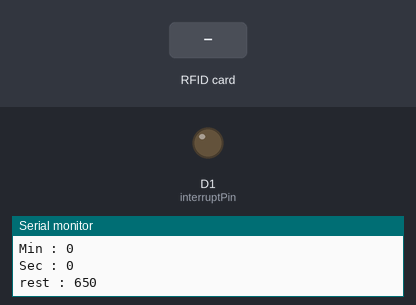
Recording of a sketch running on a simulated ESP8266 (NodeMCU). Shown: output pins drawn as LEDs (lit = HIGH), the last lines printed to the serial monitor. Inputs (shaded band) come from the test bench. WiFi joins after 1.5 s; servers stay silent unless stated; the local clock reads 2024-03-15 10:24:30 at power-on unless the sketch sets it; web services answer with replies made up by the test bench.

Above: at 3.0 s.
3.1 s: RFID card 39 E1 D4 56 held to the reader
At 3.8 s:
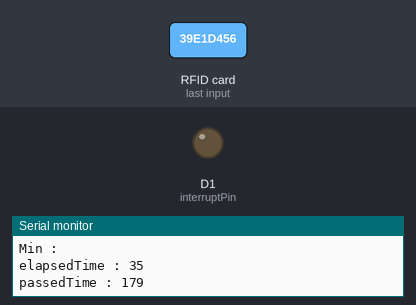
4.7 s: RFID card 59 D7 A2 18 held to the reader
At 5.4 s:
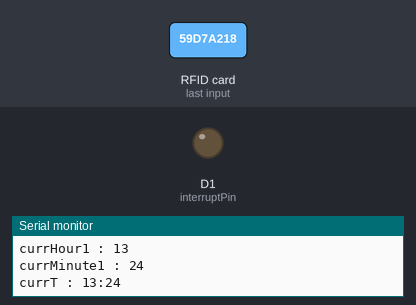
6.5 s: RFID card 5E 7A 19 C4 held to the reader
At 8.1 s:
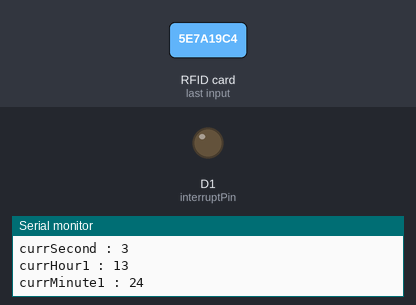
Timing chart, 0 to 9.6 s (numbered marks = the images above; inputs shaded):
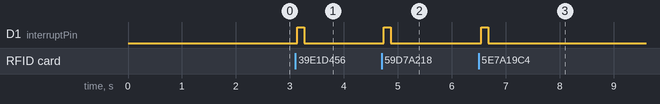

The sketch:

ESP8266_RTC_V2.ino
```cpp
#include <SPI.h>
#include <MFRC522.h>
#include <ESP8266WiFi.h>
#include <ESP8266HTTPClient.h>
#include <ArduinoJson.h>


#define SS_PIN  D8
#define RST_PIN D2

#include <TimeLib.h>
int rest ;
bool noTime = true ;
String UpdatedTime = "00:00";
bool tapSequence = false;
String tappedCard;
unsigned long timeOffset = 0;
String lastReturnedDate = "";
int lastReturnedHour = -1;
bool tagMaster = false ;
String masterTag = "39e1d456";
String masterTag2 = "59d7a218";
String cardUID;
MFRC522 rfid(SS_PIN, RST_PIN);
bool dataSent = false;
bool internetWaiting = false;
bool internetPresent = true;
const byte interruptPin = 5;//for pin D1 ESP
const char* ssid = "CDED";
const char* password = "CDED2024.";
const char* TimeAPI = "http://worldtimeapi.org/api/timezone/Africa/Nairobi";
String utcTime = "00:00";
int t1 = 0;
int t2 = 0;
int t3 = 0;
int dayy = 86400000;//number of millisecond in one day
int currHour;
int currMinute;
int currSecond;
String currMinute1 = "00";
String currHour1 = "00";
String currT = "00:00";


int passedTime;
int Hr;
int Min;
int Sec;


void setup() {
  Serial.begin(9600);
  WiFi.disconnect();
  WiFi.begin(ssid, password);
  pinMode(interruptPin,OUTPUT);
  digitalWrite(interruptPin,LOW);
  Serial.println("Connecting to WiFi");
  internetPresent = ConnectWIFI(10);
  if(internetPresent == false){
    Serial.println("\n not Connected to WiFi network");
    currT = "12:33";
    noTime = true;
  }else{
    Serial.print("IP Address: ");
    Serial.println(WiFi.localIP());
    checkTime();
  }

  SPI.begin();
  rfid.PCD_Init();
  Serial1.begin(115200);
}


void loop() {

  t1 = millis();


  if(checkTapping()){
    sendToMEGA(tappedCard);
    tappedCard = "";
  }


  t2 = millis() + (t3-t2);

  sortTime((t2-t1));

  t3 = millis();

}


void sortTime(int elapsedTime) {

Serial.println("elapsedTime : "+ elapsedTime);

      if(noTime){checkTime();}

      passedTime = abs(elapsedTime)%dayy + rest;

      Serial.print("elapsedTime : ");
      Serial.println(elapsedTime);
      Serial.print("passedTime : ");
      Serial.println(passedTime);

      Hr = passedTime / 3600000;
      Min = (passedTime % 3600000) / 60000;
      Sec = (passedTime % 60000) / 1000;
      rest = passedTime % 1000;

      Serial.print("Hr : ");
      Serial.println(Hr);
      Serial.print("Min : ");
      Serial.println(Min);
      Serial.print("Sec : ");
      Serial.println(Sec);
      Serial.print("rest : ");
      Serial.println(rest);

      // if (Sec < 1){rest += elapsedTime;}


        currHour += Hr;
        currMinute += Min;
        currSecond += Sec;

      if (currSecond >= 60) {
          currMinute += currSecond / 60;
          currSecond = currSecond % 60;
      }
      if (currMinute >= 60) {
          currHour += currMinute / 60;
          currMinute = currMinute % 60;
          checkTime();
      }
      if (currHour >= 24) {
          currHour = currHour % 24;
      }

      Serial.print("currHour : ");
      Serial.println(currHour);
      Serial.print("currMinute : ");
      Serial.println(currMinute);
      Serial.print("currSecond : ");
      Serial.println(currSecond);

      if(String(currHour).length() == 1){
        currHour1 = "0"+String(currHour);
      }else{currHour1=String(currHour);}

      if(String(currMinute).length() == 1){
        currMinute1 = "0"+String(currMinute);
      }else{currMinute1=String(currMinute);}


      Serial.print("currHour1 : ");
      Serial.println(currHour1);
      Serial.print("currMinute1 : ");
      Serial.println(currMinute1);


      currT = currHour1 + ":" + currMinute1 ;
      Serial.println("currT : " + currT);


}

bool checkTapping(){
  tappedCard = readTag();
  if(tappedCard.length() > 0){
    return true;
  }
  return false;
}

bool ConnectWIFI(int buffer){
  for(int k = 0; k < buffer; k++){
    if(WiFi.status() != WL_CONNECTED) {
      Serial.print(".");
      delay(200);
    }
    else{
      return true;
    }
  }
  return false;

}
String readTag(){
  //dataSent = false;
//  internetPresent = ConnectWIFI(1);
  if (rfid.PICC_IsNewCardPresent()) {
    if (rfid.PICC_ReadCardSerial()) {
      cardUID = "";
      for (int i = 0; i < rfid.uid.size; i++) {
        //Serial.print(rfid.uid.uidByte[i] < 0x10 ? " 0" : " ");
        cardUID +=  String(rfid.uid.uidByte[i], HEX);
      }
      cardUID.remove(cardUID.indexOf(' '));
      //Serial.print(cardUID);
      rfid.PICC_HaltA();
      rfid.PCD_StopCrypto1();
      return cardUID;
    }
  }
  return "";
}


bool sendToMEGA(String cardNo) {
  if (cardNo != "") {
    if (cardNo == masterTag || cardNo == masterTag2 ){tagMaster = true;}
    DynamicJsonDocument doc(128);
    if(!tagMaster){
      doc["c"] = cardNo;
      doc["t"] = currT;
    }else{
      doc["c"] = cardNo;
      doc["t"] = currT;
    }

    String jsonData;
    serializeJson(doc, jsonData);
    Serial.print(jsonData);
    digitalWrite(interruptPin,HIGH);
    Serial1.print(jsonData);
    Serial.print(jsonData);
    delay(100);
    digitalWrite(interruptPin,LOW);
    return true;
  }
  return false;
}


// void setupTime(int hr, int min, int sec, int day, int month, int yr) {
//   setTime(hr, min, sec, day, month, yr);
//   timeOffset = now() - millis() / 1000;
// }

// String getDateAtSetTimes() {
//   unsigned long currentTime = millis() / 1000 + timeOffset;
//   setTime(currentTime);
//   int currentHour = hour();
//   int currentMinute = minute();
//   if (currentMinute == 0 && (currentHour == 0 || currentHour == 6 || currentHour == 18)) {
//     if (currentHour != lastReturnedHour) {
//       char dateStr[11];
//       sprintf(dateStr, "%04d-%02d-%02d", year(), month(), day());
//       String currentDate = String(dateStr);

//       lastReturnedHour = currentHour;
//       lastReturnedDate = currentDate;

//       String timeOfDay;
//       switch(currentHour) {
//         case 0:  timeOfDay = "Midnight"; break;
//         case 6:  timeOfDay = "Morning";  break;
//         case 18: timeOfDay = "Evening";  break;
//       }

//       return timeOfDay + ": " + currentDate;
//     }
//   }

//   return "";
// }

String checkTime() {

  if (WiFi.status() == WL_CONNECTED) {
    HTTPClient http;
    WiFiClient client;
    http.begin(client, TimeAPI);
    int httpResponseCode = http.GET();
    if (httpResponseCode == 200) {
      String response = http.getString();
      DynamicJsonDocument doc(1024);
      DeserializationError error = deserializeJson(doc, response);
      if (!error) {
        String currentTime = doc["utc_datetime"].as<String>();
        int firstColonIndex = currentTime.indexOf(':');
        int secondColonIndex = currentTime.lastIndexOf(':');
        currHour = (currentTime.substring(firstColonIndex - 2, firstColonIndex)).toInt() + 3;
        currMinute = (currentTime.substring(firstColonIndex + 1, secondColonIndex)).toInt();
        currSecond = (currentTime.substring(secondColonIndex + 1, secondColonIndex + 3)).toInt();
        // utcTime = String(hour.toInt()+3) + ":" + minute;
        http.end();
        Serial.println(utcTime + "utcTIME");
        noTime = false ;
         return utcTime;
      } else {
        Serial.print("deserializeJson() failed: ");
        Serial.println(error.c_str());
      }
    } else {
      Serial.print("Error on HTTP request. Response code: ");
      Serial.println(httpResponseCode);
    }
  } else {
    Serial.println("Error in WiFi connection");

  }
   return utcTime;
}

String prepTime(){
  String timeStem = checkTime();
  if (timeStem.length() > 4) {
    Serial.println("checktime lengh > 4");
    int pointIndex = timeStem.indexOf(".");
    timeStem.substring(0, pointIndex);
    return timeStem;
  }
  Serial.println("error in prepTime");
  return "00:01";
}
```

ChainSD_to_promini.cpp
```cpp
#include <SPI.h>
#include <SD.h>

const int chipSelect = 10; //varies

void setup() {
    Serial.begin(9600);
    pinMode(chipSelect, OUTPUT);
    if (!SD.begin(chipSelect)) {
        Serial.println("Initialization failed!");
        return;
    }
    Serial.println("Initialization done.");
}

void writeData() {
    File dataFile = SD.open("datalog.txt", FILE_WRITE);
    if (dataFile) {
        dataFile.println("Hello, World!");
        dataFile.close();
        Serial.println("Data written.");
    } else {
        Serial.println("Error opening datalog.txt");
    }
}

void readData() {
    File dataFile = SD.open("datalog.txt");
    if (dataFile) {
        while (dataFile.available()) {
            Serial.write(dataFile.read());
        }
        dataFile.close();
    } else {
        Serial.println("Error opening datalog.txt");
    }
}

void loop() {
    writeData();
    delay(1000);
    readData();
    delay(1000);
}
```

Measured:
- after the input at 3.1 s, D1 (interruptPin): LOW → HIGH at once, → LOW 0.13 s later
- after the input at 4.7 s, D1 (interruptPin): LOW → HIGH at once, → LOW 0.13 s later
- after the input at 6.5 s, D1 (interruptPin): LOW → HIGH after 0.05 s, → LOW 0.13 s later
